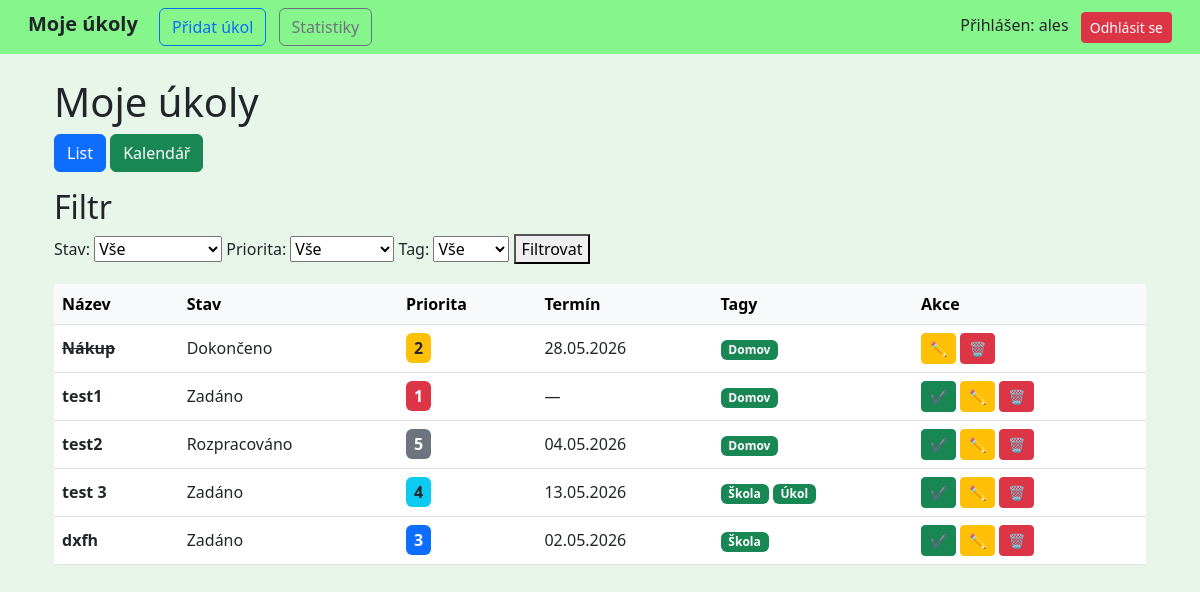
The app's page / (signed in) with its own data.
### tasks/models.py (models this page shows, shortened)
class Task(models.Model):
    STATUS_CHOICES = [
        ('ZADANO', 'Zadáno'),
        ('ROZPRACOVANO', 'Rozpracováno'),
        ('DOKONCENO', 'Dokončeno'),
    ]
    PRIORITY_CHOICES = [
        (1, 'Vysoká'),
        (2, 'Vyšší'),
        (3, 'Střední'),
        (4, 'Nižší'),
        (5, 'Nízká'),
    ]
    title = models.CharField(max_length=200)
    description = models.TextField(blank=True)
    created_at = models.DateTimeField(auto_now_add=True)
    due_date = models.DateTimeField(null=True, blank=True)
    priority = models.IntegerField(choices=PRIORITY_CHOICES, default=3)
    status = models.CharField(max_length=20, choices=STATUS_CHOICES, default='ZADANO')
    user = models.ForeignKey(User, on_delete=models.CASCADE)
    tags = models.ManyToManyField(Tag, blank=True)

class Tag(models.Model):
    name = models.CharField(max_length=100)
    user = models.ForeignKey(User, on_delete=models.CASCADE)

### tasks/views.py (the view)
# urls.py: path('', views.task_list, name='task_list'),
@login_required
def task_list(request):
    tasks = Task.objects.filter(user=request.user)
    view_type = request.GET.get('view', 'list')
    status = request.GET.get('status')
    priority = request.GET.get('priority')
    tag = request.GET.get('tag')
    search = request.GET.get('search')
    calendar_tasks = defaultdict(list)
    tasks_no_date = []
    today = date.today()
    month = int(request.GET.get('month', today.month))
    year = int(request.GET.get('year', today.year))
    cal = calendar.monthcalendar(year, month)
    prev_month = month - 1
    next_month = month + 1
    prev_year = year
    next_year = year
    if prev_month == 0:
        prev_month = 12
        prev_year -= 1
    if next_month == 13:
        next_month = 1
        next_year += 1
    if status:
        tasks = tasks.filter(status=status)
    if priority:
        tasks = tasks.filter(priority=priority)
    if tag:
        tasks = tasks.filter(tags__id=tag)
    if request.method == 'POST':
        form = TaskForm(request.POST)
        if form.is_valid():
            task = form.save(commit=False)
            task.user = request.user  # důležité!
            task.save()
            form.save_m2m()
            return redirect('task_list')
    else:
        form = TaskForm()
    for task in tasks:
        if task.due_date:
            task_date = task.due_date.date()
            calendar_tasks[task_date].append(task)
        else:
            tasks_no_date.append(task)
    tasks_by_day = {day: [] for week in cal for day in week if day != 0}
    for task in tasks:
        if task.due_date:
            if task.due_date.year == year and task.due_date.month == month:
                tasks_by_day[task.due_date.day].append(task)
    return render(request, 'tasks/task_list.html', {
        'tasks': tasks,
        'form': form,
        'tags': Tag.objects.filter(user=request.user),
        'calendar_tasks': dict(calendar_tasks),
        'tasks_no_date': tasks_no_date,
        'view_type': view_type,
        'calendar': cal,
        'tasks_by_day': tasks_by_day,
        'month': month,
        'year': year,
        'today_day': today.day,
        'today_month': today.month,
        'today_year': today.year,
        'prev_month': prev_month,
        'next_month': next_month,
        'prev_year': prev_year,
        'next_year': next_year,
        'month_name': calendar.month_name[month],
        'month_number': f"{month}.",
        'today': today,
    })

### tasks/forms.py
class TaskForm(forms.ModelForm):
    class Meta:
        model = Task
        fields = ['title', 'description', 'due_date', 'priority', 'status', 'tags']
        widgets = {
            'title': forms.TextInput(attrs={
                'class': 'form-control rounded-pill'
            }),
            'description': forms.Textarea(attrs={
                'class': 'form-control',
                'rows': 3
            }),
            'due_date': forms.DateInput(
                format='%Y-%m-%d',
                attrs={
                    'type': 'date',
                    'class': 'form-control'
                }
            ),
            'priority': forms.Select(attrs={
                'class': 'form-select'
            }),
            'status': forms.Select(attrs={
                'class': 'form-select'
            }),
            'tags': forms.CheckboxSelectMultiple(),
        }

### tasks/templates/tasks/task_list.html (shortened to what this page needs)
{% extends 'tasks/base.html' %}
{% load custom_tags %}
{% block content %}
<h1>Moje úkoly</h1>
<!DOCTYPE html>
<html>
<head>
</head>
<body>
<div class="mb-3">
    <a href="?view=list" class="btn btn-primary">List</a>
    <a href="?view=calendar" class="btn btn-success">Kalendář</a>
</div>
{% if view_type == "calendar" %}
<div class="row">
    <div class="col-md-10">
        <div class="d-flex justify-content-between align-items-center mb-3">
            <a class="btn btn-outline-secondary"
            href="?view=calendar&month={{ prev_month }}&year={{ prev_year }}">
                ←
            </a>
            {% if request.GET.month_format == "number" %}
                <h2>{{ month_number }} {{ year }}</h2>
            {% else %}
                <h2>{{ month_name }} {{ year }}</h2>
            {% endif %}
            <a class="btn btn-outline-secondary"
            href="?view=calendar&month={{ next_month }}&year={{ next_year }}">
                →
            </a>
        </div>
        <table class="table table-bordered text-center rounded overflow-hidden">
            <thead>
                <tr>
                    <th>Po</th>
                    <th>Út</th>
                    <th>St</th>
                    <th>Čt</th>
                    <th>Pá</th>
                    <th>So</th>
                    <th>Ne</th>
                </tr>
            </thead>
            <tbody>
                {% for week in calendar %}
                    <tr>
                        {% for day in week %}
                            <td style="height:120px; vertical-align: top;"
                                class="{% if day == today_day and month == today_month and year == today_year %}border border-success border-3{% endif %}">
                                {% if day != 0 %}
                                    <strong>{{ day }}</strong>
                                    <ul style="padding-left: 10px;">
                                        {% for task in tasks_by_day|get_item:day %}
                                            <li style="font-size: 12px; list-style: none;">
                                                <span
                                                title="
                                                {{ task.title }}
                                                Stav: {{ task.get_status_display }}
                                                Priorita: {{ task.priority }}
                                                {% if task.due_date %}
                                                Termín: {{ task.due_date|date:'d.m.Y' }}
                                                {% endif %}
                                                "
                                                class="
                                                    px-2 py-1 rounded fw-bold text-dark
                                                    {% if task.due_date and task.due_date.date < today and task.status != "DOKONCENO" %}
                                                        border border-danger border-2
                                                    {% endif %}
                                                    {% if task.priority == 1 %}
                                                        bg-danger text-white
                                                    {% elif task.priority == 2 %}
                                                        bg-warning
                                                    {% elif task.priority == 3 %}
                                                        bg-primary text-white
                                                    {% elif task.priority == 4 %}
                                                        bg-info
                                                    {% else %}
                                                        bg-secondary text-white
                                                    {% endif %}
                                                ">
                                                    {{ task.title }}
                                                </span>
                                            </li>
                                        {% endfor %}
                                    </ul>
                                {% endif %}
                            </td>
                        {% endfor %}
                    </tr>
                {% endfor %}
            </tbody>
        </table>
    </div>
    <div class="col-md-2">
        <div class="card shadow border-0">
            <div class="card-header fw-bold">
                Bez termínu
            </div>
            <div class="card-body">
                <ul class="list-unstyled">
                    {% for task in tasks_no_date %}
                        <li class="mb-2">
                            {{ task.title }}
                        </li>
                    {% empty %}
                        <li>Žádné úkoly</li>
                    {% endfor %}
                </ul>
            </div>
        </div>
    </div>
</div>
{% else %}
<h2>Filtr</h2>
<form method="get">
    <label>Stav:</label>
    <select name="status">
        <option value="">Vše</option>
    </select>
    <label>Priorita:</label>
    <select name="priority">
        <option value="">Vše</option>
    </select>
    <label>Tag:</label>
    <select name="tag">
        <option value="">Vše</option>
    </select>
    <button type="submit">Filtrovat</button>
</form>
<option value="{{ tag.id }}" {% if request.GET.tag == tag.id|stringformat:"s" %}selected{% endif %}>
</option>
<table class="table table-hover align-middle">
    <thead class="table-light">
        <tr>
            <th>Název</th>
            <th>Stav</th>
            <th>Priorita</th>
            <th>Termín</th>
            <th>Tagy</th>
            <th>Akce</th>
        </tr>
    </thead>
    <tbody>
    {% for task in tasks %}
        <tr>
            <td>
                {% if task.status == "DOKONCENO" %}
                    <s class="fw-bold">{{ task.title }}</s>
                {% else %}
                    <span class="fw-bold">{{ task.title }}</span>
                {% endif %}
            </td>
            <td>
                {{ task.get_status_display }}
            </td>
            <td>
                <span class="
                    px-2 py-1 rounded fw-bold
                    {% if task.priority == 1 %}
                        bg-danger text-white
                    {% elif task.priority == 2 %}
                        bg-warning
                    {% elif task.priority == 3 %}
                        bg-primary text-white
                    {% elif task.priority == 4 %}
                        bg-info
                    {% else %}
                        bg-secondary text-white
                    {% endif %}
                ">
                    {{ task.priority }}
                </span>
            </td>
            <td>
                {% if task.due_date %}
                    {{ task.due_date|date:"d.m.Y" }}
                {% else %}
                    —
                {% endif %}
            </td>
            <td>
                {% for tag in task.tags.all %}
                    <span class="badge bg-success">
                        {{ tag.name }}
                    </span>
                {% empty %}
                    —
                {% endfor %}
            </td>
            <td>
                {% if task.status != "DOKONCENO" %}
                    <a class="btn btn-success btn-sm"
                       href="{% url 'complete_task' task.id %}">
                        ✔
                    </a>
                {% endif %}
                <a class="btn btn-warning btn-sm"
                   href="{% url 'edit_task' task.id %}">
                    ✏️
                </a>
                <a class="btn btn-danger btn-sm"
                    href="{% url 'delete_task' task.id %}"
                    onclick="return confirm('Opravdu chceš smazat tento úkol?')">
                    🗑
                </a>
            </td>
        </tr>
    {% endfor %}
    </tbody>
</table>
</body>
</html>
{% endif %}
{% endblock %}

### tasks/templates/tasks/base.html (shortened to what this page needs)
<!DOCTYPE html>
<html>
<head>
    <link href="https://cdn.jsdelivr.net/npm/bootstrap@5.3.0/dist/css/bootstrap.min.css" rel="stylesheet">
</head>
<body style="background-color: #e8f5e9;">
<nav class="navbar navbar-expand-lg px-3"
     style="background-color: #86f58b;">
    <div class="container-fluid">
        <div>
            <a class="navbar-brand fw-bold
                text-dark
                {% if request.path == '/' %}text-primary{% endif %}"
                href="/">
                Moje úkoly
            </a>
            <a class="btn btn-outline-primary me-2
                {% if request.path == '/add/' %}active{% endif %}"
                href="{% url 'add_task' %}">
                Přidat úkol
            </a>
            <a class="btn btn-outline-secondary
                {% if request.path == '/stats/' %}active{% endif %}"
                href="/stats/">
                Statistiky
            </a>
        </div>
        <div>
            {% if user.is_authenticated %}
                <span class="me-2">Přihlášen: {{ user.username }}</span>
                <form action="{% url 'logout' %}" method="post" style="display:inline;">
                    <button class="btn btn-danger btn-sm" type="submit">Odhlásit se</button>
                </form>
            {% endif %}
        </div>
    </div>
</nav>
<div class="container px-4 mt-4">
    {% block content %}
    {% endblock %}
</div>
</body>
</html>

### records on screen
Task: title "Nákup", status "Dokončeno", priority "2", due_date "28.05.2026"
Tag: name "Domov"
Task: title "test1", status "Zadáno", priority "1"
Task: title "test2", status "Rozpracováno", priority "5", due_date "04.05.2026"
Task: title "test 3", status "Zadáno", priority "4", due_date "13.05.2026"
Tag: name "Škola"
Tag: name "Úkol"
Task: title "dxfh", status "Zadáno", priority "3", due_date "02.05.2026"

### other values on screen
{{ user.username }} "ales"
